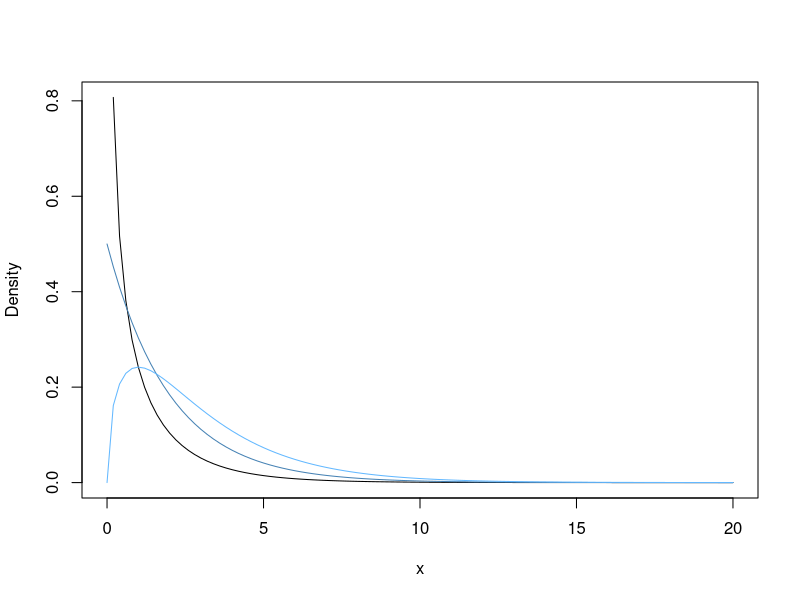
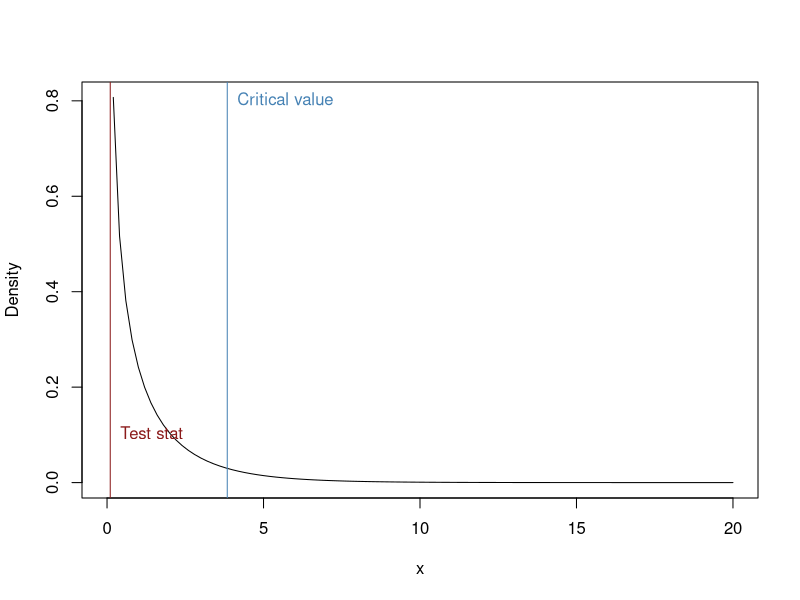
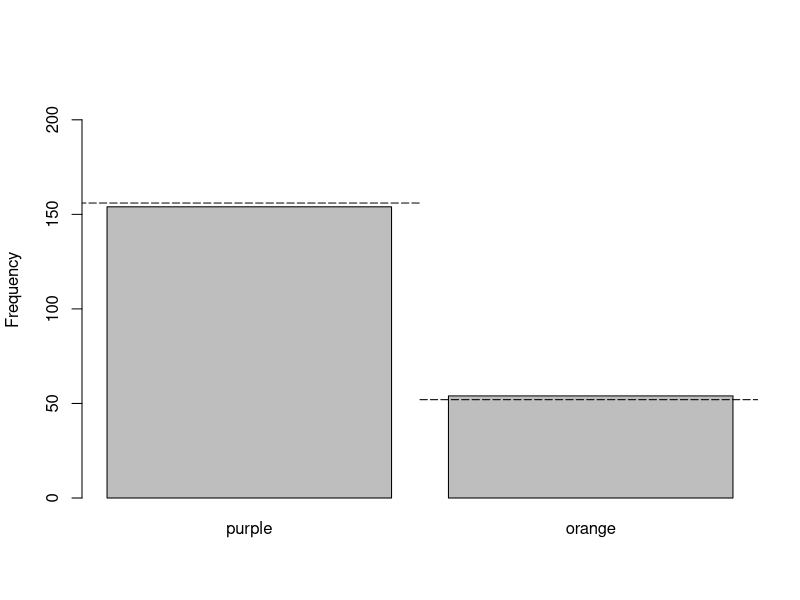

These figures' R source, in order:
## ---- chunk 1
chisq.data <- c("red", "blue", "red", "red", "orange", "blue", "red", "orange")
## ---- chunk 2
(chisq.data2 <- c(red = 4, blue = 2, orange = 2))
(chisq.data3 <- table(chisq.data)) #Coverts the long form to the compact form
## ---- chunk 3
obs.freqs <- c(purple = 154, orange = 54)
## ---- chunk 4
exp.props <- c(purple = 0.75, orange = 0.25)
(exp.freqs <- sum(obs.freqs)*exp.props)
## ---- chunk 5
(chisq.val <- sum(((obs.freqs - exp.freqs)^2)/exp.freqs))
## ---- chunk 6
curve(dchisq(x, df = 1), 0, 20, ylab = "Density")
#Now change the degrees of freddom
curve(dchisq(x, df = 2), add = T, col = "steelblue")
curve(dchisq(x, df = 3), add = T, col = "steelblue1")
## ---- chunk 7
curve(dchisq(x, df = 1), 0, 20, ylab = "Density")
#Add chi-squared value to graph
abline(v = chisq.val, col = "firebrick4")
text(chisq.val, 0.1, "Test stat", pos = 4, col = "firebrick4")
#Add critical value to graph
abline(v = qchisq(0.95, df = 1), col = "steelblue")
text(qchisq(0.95, df = 1), 0.8, "Critical value", pos = 4, col = "steelblue")
## ---- chunk 8
#Remember you want the right tail!
1- pchisq(chisq.val, df = 1)
## ---- chunk 9
chisq.test(obs.freqs, p = exp.props, correct = F)
## ---- chunk 10
xVals <- barplot(obs.freqs, ylim = c(0, 220), ylab = "Frequency")
#xVals now have the center of each bar
xVals
#I now play around with the values to get the lines right
lines(c(xVals[1]-0.6, xVals[1]+0.6), rep(exp.freqs[1], 2), lty = 5)
lines(c(xVals[2]-0.6, xVals[2]+0.6), rep(exp.freqs[2], 2), lty = 5)
